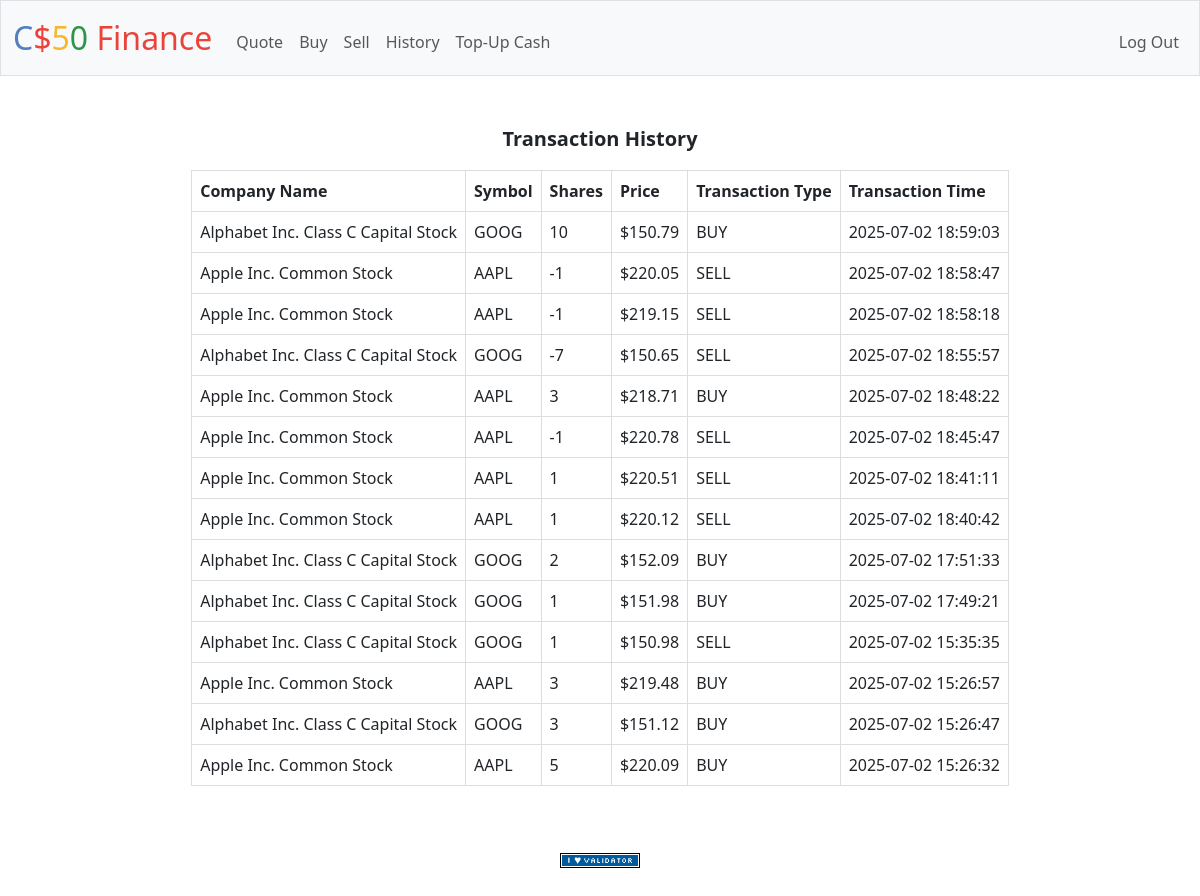
The app's page /history (signed in) with its own data.
### tables this page shows
CREATE TABLE trades (
                    id INTEGER NOT NULL,
                    transaction_id INTEGER PRIMARY KEY AUTOINCREMENT,
                    symbol TEXT NOT NULL,
                    name TEXT NOT NULL,
                    shares INTEGER NOT NULL,
                    price NUMERIC NOT NULL,
                    transaction_type TEXT NOT NULL,
                    transacted TIMESTAMP NOT NULL DEFAULT CURRENT_TIMESTAMP,
                    FOREIGN KEY(id) REFERENCES users(id)
                );

### app.py (the view)
@app.route("/history")
@login_required
def history():
    rows = db.execute(
        "SELECT name,symbol,shares,price,transaction_type,transacted FROM trades WHERE id = ? ORDER BY transacted DESC", session[
            "user_id"]
    )
    return render_template("history.html", rows=rows)

### app.py (called while the page is built)
@app.after_request
def after_request(response):
    response.headers["Cache-Control"] = "no-cache, no-store, must-revalidate"
    response.headers["Expires"] = 0
    response.headers["Pragma"] = "no-cache"
    return response

### helpers.py (called while the page is built)
def login_required(f):
    @wraps(f)
    def decorated_function(*args, **kwargs):
        if session.get("user_id") is None:
            return redirect("/login")
        return f(*args, **kwargs)
    return decorated_function

def usd(value):
    return f"${value:,.2f}"

### templates/history.html (shortened to what this page needs)
{% extends "layout.html" %}
{% block main %}
    <p><b>Transaction History</b></p>
    <div class="mb-3">
        <table align=center>
            <tr>
                <th>Company Name</th>
                <th>Symbol</th>
                <th>Shares</th>
                <th>Price</th>
                <th>Transaction Type</th>
                <th>Transaction Time</th>
            </tr>
            {% for row in rows %}
            <tr>
                <td>{{ row['name'] }}</td>
                <td>{{ row['symbol'] }}</td>
                <td>{{ row['shares'] }}</td>
                <td>{{ row['price'] | usd}}</td>
                <td>{{ row['transaction_type'] }}</td>
                <td>{{ row['transacted'] }}</td>
            {% endfor %}
        </table>
    </div>
{% endblock %}

### templates/layout.html (shortened to what this page needs)
<!DOCTYPE html>
<html lang="en">
    <head>
        <link href="https://cdn.jsdelivr.net/npm/bootstrap@5.3.3/dist/css/bootstrap.min.css" rel="stylesheet">
        <link href="/static/styles.css" rel="stylesheet">
    </head>
    <body>
        <nav class="bg-light border navbar navbar-expand-md navbar-light">
            <div class="container-fluid">
                <a class="navbar-brand" href="/"><span class="blue">C</span><span class="red">$</span><span class="yellow">5</span><span class="green">0</span> <span class="red">Finance</span></a>
                <div class="collapse navbar-collapse" id="navbar">
                    {% if session["user_id"] %}
                        <ul class="navbar-nav me-auto mt-2">
                            <li class="nav-item"><a class="nav-link" href="/quote">Quote</a></li>
                            <li class="nav-item"><a class="nav-link" href="/buy">Buy</a></li>
                            <li class="nav-item"><a class="nav-link" href="/sell">Sell</a></li>
                            <li class="nav-item"><a class="nav-link" href="/history">History</a></li>
                            <li class="nav-item"><a class="nav-link" href="/topup_cash">Top-Up Cash</a></li>
                        </ul>
                        <ul class="navbar-nav ms-auto mt-2">
                            <li class="nav-item"><a class="nav-link" href="/logout">Log Out</a></li>
                        </ul>
                    {% else %}
                        <ul class="navbar-nav ms-auto mt-2">
                            <li class="nav-item"><a class="nav-link" href="/register">Register</a></li>
                            <li class="nav-item"><a class="nav-link" href="/login">Log In</a></li>
                        </ul>
                    {% endif %}
                </div>
            </div>
        </nav>
        <main class="container py-5 text-center">
            {% block main %}{% endblock %}
        </main>
        <footer class="mb-5">
            <form action="https://validator.w3.org/check" class="text-center" enctype="multipart/form-data" method="post" target="_blank">
                <input alt="Validate" src="/static/I_heart_validator.png" type="image">
            </form>
        </footer>
    </body>
</html>

### static/styles.css (style rules this page uses)
nav .navbar-brand { font-size: xx-large; }
nav .navbar-brand .blue { color: #537fbe; }
nav .navbar-brand .red { color: #ea433b; }
nav .navbar-brand .yellow { color: #f5b82e; }
nav .navbar-brand .green { color: #2e944b; }

### templates/history.html (style rules this page uses)
td,th { border: 1px solid #dddddd; text-align: left; padding: 8px; }
p { text-align: center; font-size: 20px; }

### records on screen
trades: name "Alphabet Inc. Class C Capital Stock", symbol "GOOG", shares "10", price "$150.79", transaction_type "BUY", transacted "2025-07-02 18:59:03"
trades: name "Apple Inc. Common Stock", symbol "AAPL", shares "-1", price "$220.05", transaction_type "SELL", transacted "2025-07-02 18:58:47"
trades: name "Apple Inc. Common Stock", symbol "AAPL", shares "-1", price "$219.15", transaction_type "SELL", transacted "2025-07-02 18:58:18"
trades: name "Alphabet Inc. Class C Capital Stock", symbol "GOOG", shares "-7", price "$150.65", transaction_type "SELL", transacted "2025-07-02 18:55:57"
trades: name "Apple Inc. Common Stock", symbol "AAPL", shares "3", price "$218.71", transaction_type "BUY", transacted "2025-07-02 18:48:22"
trades: name "Apple Inc. Common Stock", symbol "AAPL", shares "-1", price "$220.78", transaction_type "SELL", transacted "2025-07-02 18:45:47"
trades: name "Apple Inc. Common Stock", symbol "AAPL", shares "1", price "$220.51", transaction_type "SELL", transacted "2025-07-02 18:41:11"
trades: name "Apple Inc. Common Stock", symbol "AAPL", shares "1", price "$220.12", transaction_type "SELL", transacted "2025-07-02 18:40:42"
trades: name "Alphabet Inc. Class C Capital Stock", symbol "GOOG", shares "2", price "$152.09", transaction_type "BUY", transacted "2025-07-02 17:51:33"
trades: name "Alphabet Inc. Class C Capital Stock", symbol "GOOG", shares "1", price "$151.98", transaction_type "BUY", transacted "2025-07-02 17:49:21"
trades: name "Alphabet Inc. Class C Capital Stock", symbol "GOOG", shares "1", price "$150.98", transaction_type "SELL", transacted "2025-07-02 15:35:35"
trades: name "Apple Inc. Common Stock", symbol "AAPL", shares "3", price "$219.48", transaction_type "BUY", transacted "2025-07-02 15:26:57"
trades: name "Alphabet Inc. Class C Capital Stock", symbol "GOOG", shares "3", price "$151.12", transaction_type "BUY", transacted "2025-07-02 15:26:47"
trades: name "Apple Inc. Common Stock", symbol "AAPL", shares "5", price "$220.09", transaction_type "BUY", transacted "2025-07-02 15:26:32"
